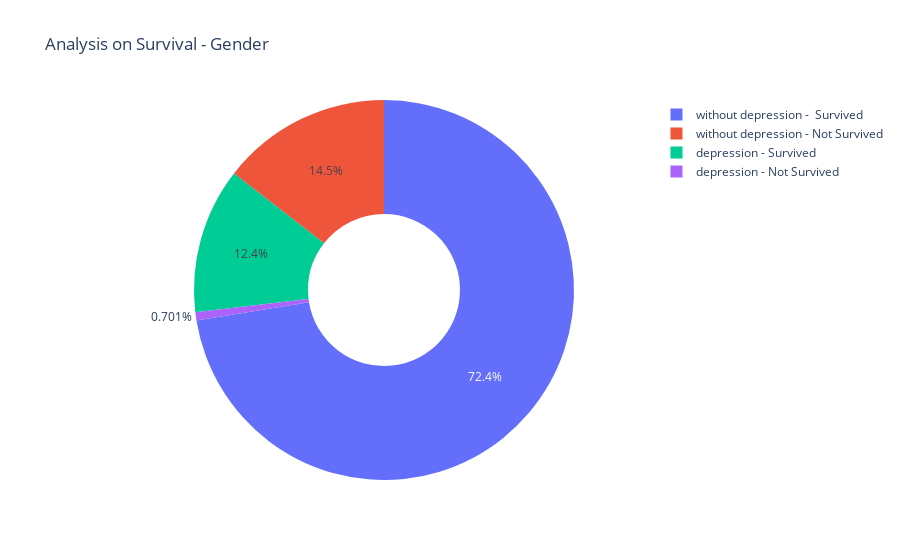

This figure's notebook cell:
### Markdown cell above
CLEARLY THE AMOUNT OF NON DIABETIC SURVIVED IS MORE THAN DIABETIC SURVIVED

### Code cell
import plotly.graph_objs as go
depression = df[df["depression"]==1]
non_depression = df[df["depression"]==0]


labels = ['depression - Survived','depression - Not Survived', "without depression -  Survived", "without depression - Not Survived"]
values = [len(depression[df["outcome"]==0]),len(depression[df["outcome"]==1]),
          len(non_depression[df["outcome"]==0]),len(non_depression[df["outcome"]==1])]
fig = go.Figure(data=[go.Pie(labels=labels, values=values, hole=.4)])
fig.update_layout(title_text="Analysis on Survival - Gender")
fig.show()

### Figure 1 — Plotly figure (JSON) as saved in the notebook; plotly's stock layout.template omitted (floating-point values rounded to 4 significant figures)
{"data": [{"hole": 0.4, "labels": ["depression - Survived", "depression - Not Survived", "without depression -  Survived", "without depression - Not Survived"], "type": "pie", "values": [53, 3, 310, 62]}], "layout": {"title": {"text": "Analysis on Survival - Gender"}}}
